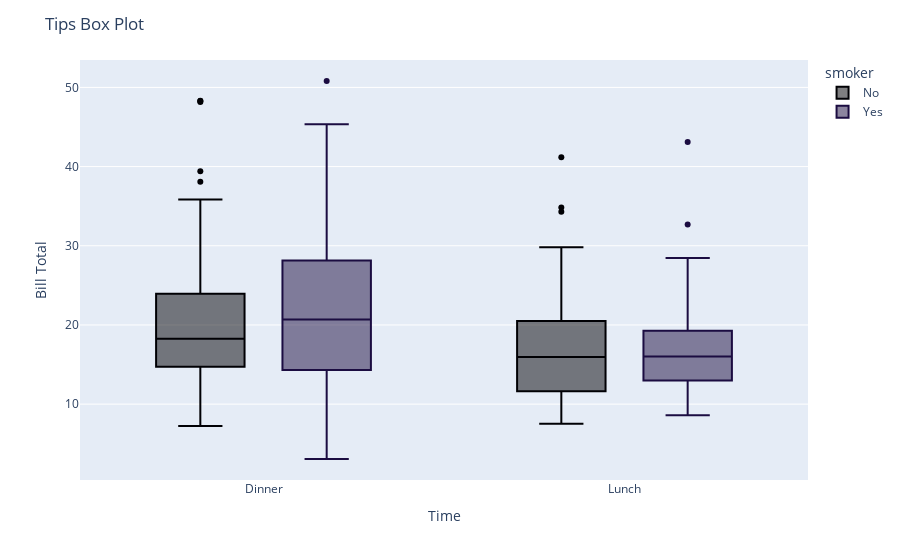

The notebook cell this image was saved under:
### Code cell
# box plot

tip_data = px.data.tips()
color_sequence = px.colors.sequential.Inferno

fig = px.box(tip_data,
             x='time',
             y='total_bill',
             color='smoker',
             color_discrete_sequence=color_sequence)

fig.update_layout(title='Tips Box Plot',
                  xaxis_title='Time',
                  yaxis_title='Bill Total')

fig.show()

### Figure 1 — Plotly figure (JSON) as saved in the notebook; plotly's stock layout.template omitted (floating-point values rounded to 4 significant figures; data arrays with more than 128 entries replaced by an {"elided": "..."} marker saying what was removed)
{"data": [{"alignmentgroup": "True", "hovertemplate": "smoker=No<br>time=%{x}<br>total_bill=%{y}<extra></extra>", "legendgroup": "No", "marker": {"color": "#000004"}, "name": "No", "notched": false, "offsetgroup": "No", "orientation": "v", "showlegend": true, "type": "box", "x": {"elided": "151 str values"}, "x0": " ", "xaxis": "x", "y": {"elided": "151 float values"}, "y0": " ", "yaxis": "y"}, {"alignmentgroup": "True", "hovertemplate": "smoker=Yes<br>time=%{x}<br>total_bill=%{y}<extra></extra>", "legendgroup": "Yes", "marker": {"color": "#1b0c41"}, "name": "Yes", "notched": false, "offsetgroup": "Yes", "orientation": "v", "showlegend": true, "type": "box", "x": ["Dinner", "Dinner", "Dinner", "Dinner", "Dinner", "Dinner", "Dinner", "Dinner", "Dinner", "Dinner", "Dinner", "Lunch", "Lunch", "Dinner", "Dinner", "Dinner", "Dinner", "Dinner", "Dinner", "Dinner", "Dinner", "Dinner", "Dinner", "Dinner", "Dinner", "Dinner", "Dinner", "Dinner", "Lunch", "Dinner", "Dinner", "Dinner", "Dinner", "Dinner", "Dinner", "Dinner", "Dinner", "Dinner", "Dinner", "Dinner", "Dinner", "Dinner", "Dinner", "Dinner", "Dinner", "Dinner", "Dinner", "Dinner", "Dinner", "Dinner", "Dinner", "Dinner", "Lunch", "Lunch", "Lunch", "Lunch", "Lunch", "Lunch", "Lunch", "Lunch", "Lunch", "Lunch", "Lunch", "Lunch", "Lunch", "Lunch", "Dinner", "Dinner", "Dinner", "Dinner", "Dinner", "Dinner", "Dinner", "Dinner", "Dinner", "Dinner", "Dinner", "Dinner", "Dinner", "Lunch", "Lunch", "Lunch", "Lunch", "Lunch", "Lunch", "Dinner", "Dinner", "Dinner", "Dinner", "Dinner", "Dinner", "Dinner", "Dinner"], "x0": " ", "xaxis": "x", "y": [38.01, 11.24, 20.29, 13.81, 11.02, 18.29, 3.07, 15.01, 26.86, 25.28, 17.92, 19.44, 32.68, 28.97, 5.75, 16.32, 40.17, 27.28, 12.03, 21.01, 11.35, 15.38, 44.3, 22.42, 15.36, 20.49, 25.21, 14.31, 16, 17.51, 10.59, 10.63, 50.81, 15.81, 7.25, 31.85, 16.82, 32.9, 17.89, 14.48, 9.6, 34.63, 34.65, 23.33, 45.35, 23.17, 40.55, 20.9, 30.46, 18.15, 23.1, 15.69, 19.81, 28.44, 15.48, 16.58, 10.34, 43.11, 13, 13.51, 18.71, 12.74, 13, 16.4, 20.53, 16.47, 26.59, 38.73, 24.27, 12.76, 30.06, 25.89, 13.27, 28.17, 12.9, 28.15, 11.59, 7.74, 30.14, 12.16, 13.42, 8.58, 13.42, 16.27, 10.09, 22.12, 24.01, 15.69, 15.53, 12.6, 32.83, 27.18, 22.67], "y0": " ", "yaxis": "y"}], "layout": {"boxmode": "group", "legend": {"title": {"text": "smoker"}, "tracegroupgap": 0}, "margin": {"t": 60}, "title": {"text": "Tips Box Plot"}, "xaxis": {"anchor": "y", "domain": [0, 1], "title": {"text": "Time"}}, "yaxis": {"anchor": "x", "domain": [0, 1], "title": {"text": "Bill Total"}}}}
